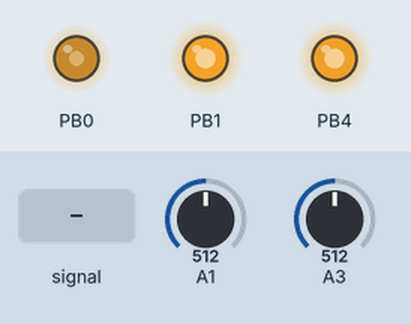
Bench run of a sketch on a simulated ATtiny85, built with avr-gcc and run on an emulated ATtiny85. Shown: output pins drawn as LEDs (lit = HIGH). The test bench sets the inputs (shaded band); at power-on: A1 = 512, A3 = 512.

Above: at 1.2 s.
1.3 s: A1 set to 716
At 2.9 s:
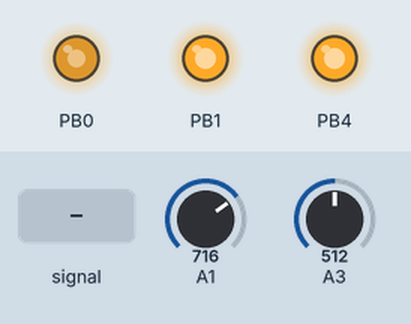
4.3 s: A3 set to 716
At 6.16 s:
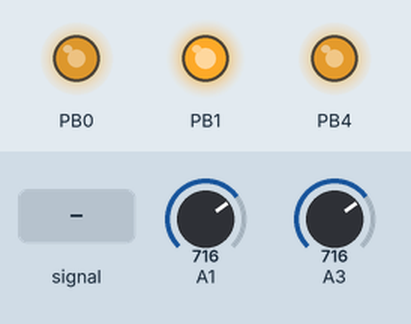
7.3 s: A1 set to 900
At 9.0 s:
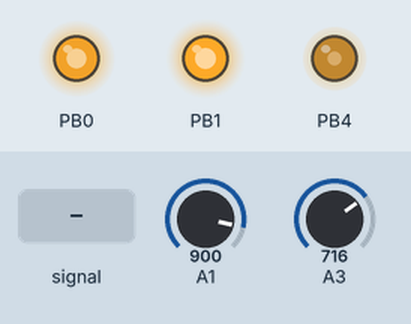
10.3 s: A3 set to 511
At 13.2 s:
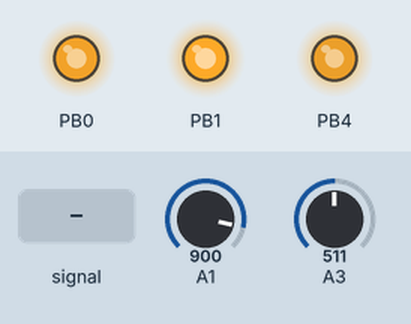
13.3 s: A3 fed a 200 Hz sine of ±81 counts around its level
At 14.0 s:
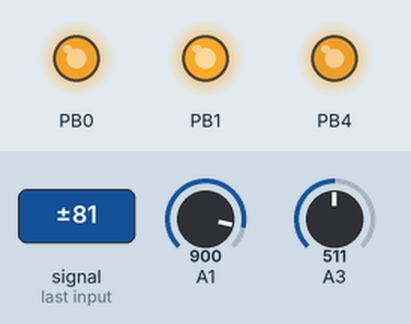
16.3 s: A3 set to 122
At 18.53 s:
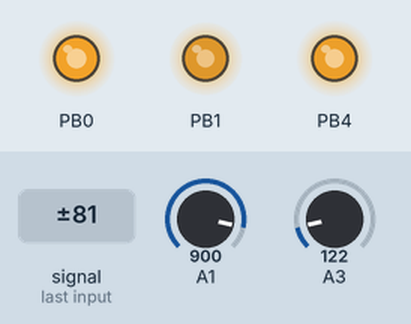
Timing chart, 0 to 22.0 s (numbered marks = the images above; inputs shaded):
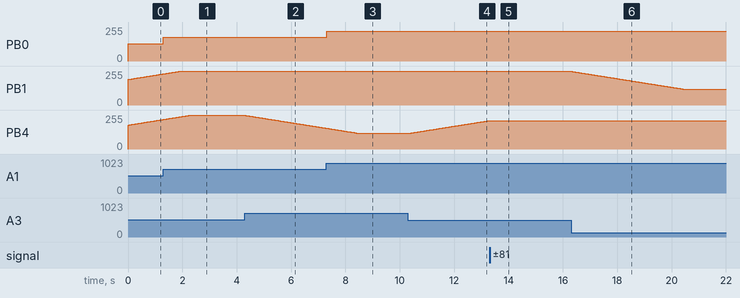

The sketch:

Servolaser.ino
```cpp
//8MHz operation!

//Most hobby servomotors want a PWM control signal
//The period should be 20ms -> 50Hz, and the PW from 1ms to 2ms

const uint8_t highOCR = 138; //this value of OCR gives -90 degrees rotation (nominally 1ms)
const uint8_t lowOCR = 3; //this gives a 90 degrees rotation (nominally 2ms)
//these values are INVERTED, i.e. higher OCR values give shorter pulses

const uint8_t stabilityThreshold = 96; //how many consecutive identical readings of the directional pad ADC are needed

//how to squeeze out more bits of DAC resolution
/* Standard method:
 *  Problem: Drive 2 independent servomotors off of Timer1
 *
 *  Solution: Use Compare matches A and B for 2 motors.
 *  PWM mode 2, or set on 0x00 clear on compare match. This makes the valid OCR values 15-32 or so.
 *
 *  Problem: There are very very few servo steps possible, less than 20! This guarantees rough movement.
 *
 *  Solution: Instead, pump the frequency up 8 times, and the OCR values 8 times. Then, 7 out of 8 cycles simply
 *  set the PWM output pins to input so they stay low. Do this setting by the Timer1 Overflow interrupt.
 *  Now there are almost 160 servo steps.
 *
 *  Problem: this causes a glitch in the cycle immediately after the 1 out of 8, where once the new cycle
 *  starts, PWM mode drives it high microseconds before the interrupt disables the output, making a
 *  unwanted glitch high.
 *
 *  Solution: Set PWM mode to 3 instead, so clear on 0x00 and set on compare match. Then invert the OCR values
 *  x = (255 - x) so that at the start of a cycle the pin is driven low, then sometime in the middle it is high
 *  for the rest of the cycle. So, the glitch won't happen because at the beginning of the next cycle Timer will
 *  drive pin low anyway.
 *
 *  Problem: Timer1 PWM no longer drives pin high right before it is set to input for most OCR values. But,
 *  when the OCR is 0, the next cycle's Timer still drives the pin high right before output disabled, leading to
 *  a input-high situation (voltage takes time to fall off without external pulldown).
 *
 *  Solution: Make the lowest OCR value 1. Then Timer1 PWM always has time to drive pin low before it cuts off.
 */

void setup() {
  cli();
  //globally disable interrupts during setup

  TCCR0A = (2 << COM0A0) | (3 << WGM00);
  //enable Timer0 Fast PWMA in set on 00, clear on OCR0A mode.
  TCCR0B = (2 << CS00);
  //set prescaler to /8 for 1MHz timer ticks and 4kHz timer overflows. Practically flicker-free laser
  OCR0A = 0;
  //initial setting for OCR0A. This gets updated pretty much immediately.
  //A setting of 0 does not quite turn this pin off completely, but it is close enough.
  DDRB |= (1 << DDB0);
  //set pin0 to output so PWM can drive it.

  TIMSK =  (1 << TOIE1);
  //enable Timer1 Overflow Interrupt to select which timer cycle should give PWM output
  TCCR1 = (1 << PWM1A) | (3 << COM1A0) | (7 << CS10);
  //enable Timer1 PWMA in clear on 00, set on OCR1A mode. Set prescaler to /64
  GTCCR = (1 << PWM1B) | (3 << COM1B0);
  //enable Timer1 PWMB in clear on 00, set on OCR1B mode
  OCR1C = 255;
  //a /64 prescaler makes Timer1 tick at 128kHz
  //if OCR1C = 255 then matches happen at 512Hz
  //only 1 out of 8 of these matches triggers an output pulse, pulses happen at 64Hz
  //that is close enough for a servomotor to operate
  OCR1A = 63;
  OCR1B = 75;
  //two PWM signals for both X and Y axis servomotors
  //the initial values are selected so that the servomotors point straight forward

  ADMUX = (1 << ADLAR) | (1 << MUX0);
  //Left-adjust result (maximum 8bit resolution needed anyway), and set ADC input to pin2
  ADCSRA = (1 << ADEN) | (4 << ADPS0);
  //Enable ADC, and set prescaler to /16 for 500kHz operation
  //The frequency is technically out of spec but since not all 10 bits of resolution are needed, it is OK.

  DIDR0 = (63 << AIN0D);
  //Disable all digital input buffers. Saves some power.
  PRR = (1 << PRUSI);
  //Disable the Universal Serial Interface. Saves some power.

  sei();
  //globally enable interrupts
}

void loop() {
  ADMUX &= ~(1 << MUX1); //change ADC input from pin3 to pin2, read laser brightness potentiometer
  ADCSRA |= (1 << ADSC); //start conversion
  while (ADCSRA & (1 << ADSC)){} //wait for conversion to finish
  OCR0A = ADCH; //set the laser brightness to the potentiometer setting

  ADMUX |= (1 << MUX1); //change ADC input from pin2 to pin3 to read directional pad DAC
  uint8_t unstable = stabilityThreshold; //Once 32 consecutive readings return identical values, the reading is considered stable
  uint8_t reading = 0; //these keep track of what the program thinks the ADC reading really is
  uint8_t oldReading = reading;
  while (unstable){
    ADCSRA |= (1 << ADSC); //start conversion
    while (ADCSRA & (1 << ADSC)){} //wait for conversion to finish
    reading = ADCH >> 3;  //take only top 5 bits, natural noise rejection
    unstable--; //count down unstable
    if (reading - oldReading > 1 || reading - oldReading < -1){ //too unstable, signal is still changing
      unstable = stabilityThreshold; //reading changed! not stable yet
      oldReading = reading; //update
    }
    for(volatile uint8_t i = 1; i++;) {} //delay 255 clock cycles, about 16us
  }

  uint8_t newA = OCR1A; //buffer changes in OCR1A/B
  uint8_t newB = OCR1B;
  switch(reading){
  /*on a 3.85V power supply, the actual voltage readings for the directional pad DAC are:
   *   Direction    Voltage (V)   ADCH/8
   * no direction:     0.00        0.00
   * up:               0.44        3.65
   * up+right:         1.33       11.05
   * right:            0.85        7.06
   * right+down:       2.53       21.03
   * down:             1.66       13.80
   * down+left:        1.92       15.96
   * left:             0.22        1.82
   * left+up:          0.70        5.82
   * These voltages are measured using a scope with 1M input impedance, unloaded they will be slightly higher
   * To correct this in the final product simply insert an external 1M resistor as a dummy load
   *
   * These readings can all be differentiated from each other by the 5 bit ADC
   * the missing ADC values are impossible combinations like left+right or up+right+down;
   * complementary buttons on a dpad can't be pressed simultaneously (ask the SMB1 TAS people)
   *
   * To actually move whatever the servomotors point at up, right, down, left, change these:
   *                                                    A+    B+    A-    B-
   *                  These are of course dependent on the physical wiring and construction
   */
  case 1: case 2: //left
    newB--; break;
  case 3: case 4: case 5: //up
    newA++; break;
  case 6: //left+up
    newB--; newA++; break;
  case 7: case 8: //right
    newB++; break;
  case 10: case 11: case 12: //up+right
    newA++; newB++; break;
  case 13: case 14: //down
    newA--; break;
  case 15: case 16: case 17: //down+left
    newA--; newB--; break;
  case 20: case 21: case 22: //right+down
    newB++; newA--; break;
  }

  OCR1A = (lowOCR <= newA && newA <= highOCR)? newA : OCR1A; //constrain OCR1A/B
  OCR1B = (lowOCR <= newB && newB <= highOCR)? newB : OCR1B;
}


ISR(TIMER1_OVF_vect){
  static uint8_t cycleCounter = 7; //something different happens 1 out of every 8 cycles:
  DDRB &= ~(1 << DDB4 | 1 << DDB1); //normally set pins1 and 4 to input
  if (!(--cycleCounter)){ //counting down, on 1 out of 8,
    DDRB |= (1 << DDB4) | (1 << DDB1); //set them to output
    cycleCounter = 7; //reset counter
  }
}
```

Measured:
- after the input at 1.3 s, PB0: 128/255 → 179/255 at once
- after the input at 4.3 s, PB4: moves from 252/255 to 156/255 over 3.0 s, starting at once
- after the input at 7.3 s, PB0: 179/255 → 225/255 at once
- after the input at 10.3 s, PB4: moves from 117/255 to 213/255 over 3.0 s, starting at once
- after the input at 13.3 s, PB4: stays 213/255 (without the input it goes to 214/255 after 0.02 s)
- after the input at 16.3 s, PB1: moves from 252/255 to 117/255 over 4.2 s, starting at once
